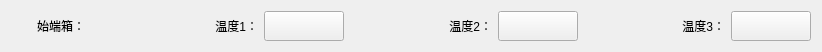
<?xml version="1.0" encoding="UTF-8"?>
<ui version="4.0">
 <class>SetLineTem</class>
 <widget class="QWidget" name="SetLineTem">
  <property name="geometry">
   <rect>
    <x>0</x>
    <y>0</y>
    <width>822</width>
    <height>52</height>
   </rect>
  </property>
  <property name="windowTitle">
   <string>Form</string>
  </property>
  <layout class="QHBoxLayout" name="horizontalLayout">
   <item>
    <widget class="QLabel" name="label_4">
     <property name="maximumSize">
      <size>
       <width>100</width>
       <height>16777215</height>
      </size>
     </property>
     <property name="text">
      <string>始端箱：</string>
     </property>
     <property name="alignment">
      <set>Qt::AlignCenter</set>
     </property>
    </widget>
   </item>
   <item>
    <widget class="QLabel" name="label">
     <property name="text">
      <string>温度1：</string>
     </property>
     <property name="alignment">
      <set>Qt::AlignRight|Qt::AlignTrailing|Qt::AlignVCenter</set>
     </property>
    </widget>
   </item>
   <item>
    <widget class="QPushButton" name="temBtn_1">
     <property name="sizePolicy">
      <sizepolicy hsizetype="Fixed" vsizetype="Fixed">
       <horstretch>0</horstretch>
       <verstretch>0</verstretch>
      </sizepolicy>
     </property>
     <property name="minimumSize">
      <size>
       <width>80</width>
       <height>30</height>
      </size>
     </property>
     <property name="text">
      <string/>
     </property>
    </widget>
   </item>
   <item>
    <widget class="QLabel" name="label_2">
     <property name="text">
      <string>温度2：</string>
     </property>
     <property name="alignment">
      <set>Qt::AlignRight|Qt::AlignTrailing|Qt::AlignVCenter</set>
     </property>
    </widget>
   </item>
   <item>
    <widget class="QPushButton" name="temBtn_2">
     <property name="sizePolicy">
      <sizepolicy hsizetype="Fixed" vsizetype="Fixed">
       <horstretch>0</horstretch>
       <verstretch>0</verstretch>
      </sizepolicy>
     </property>
     <property name="minimumSize">
      <size>
       <width>80</width>
       <height>30</height>
      </size>
     </property>
     <property name="text">
      <string/>
     </property>
    </widget>
   </item>
   <item>
    <widget class="QLabel" name="label_3">
     <property name="text">
      <string>温度3：</string>
     </property>
     <property name="alignment">
      <set>Qt::AlignRight|Qt::AlignTrailing|Qt::AlignVCenter</set>
     </property>
    </widget>
   </item>
   <item>
    <widget class="QPushButton" name="temBtn_3">
     <property name="sizePolicy">
      <sizepolicy hsizetype="Fixed" vsizetype="Fixed">
       <horstretch>0</horstretch>
       <verstretch>0</verstretch>
      </sizepolicy>
     </property>
     <property name="minimumSize">
      <size>
       <width>80</width>
       <height>30</height>
      </size>
     </property>
     <property name="text">
      <string/>
     </property>
    </widget>
   </item>
  </layout>
 </widget>
 <resources/>
 <connections/>
</ui>
